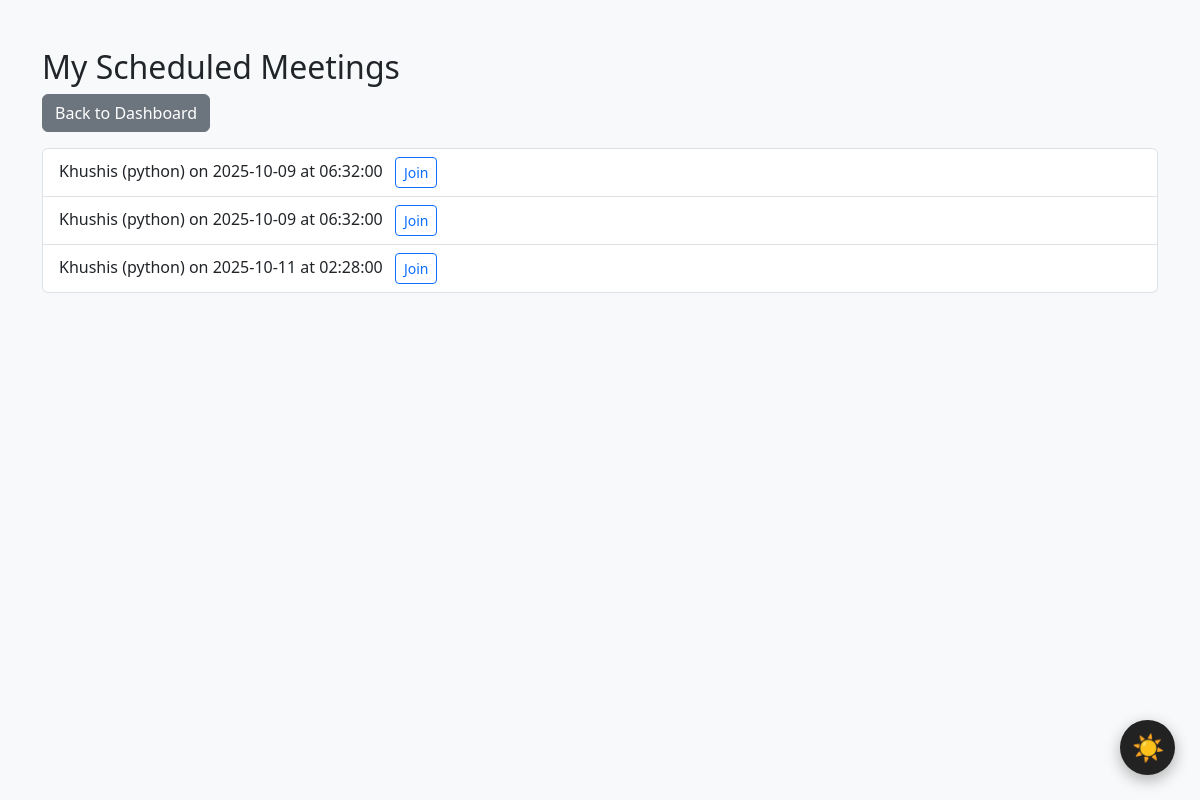
The page /my_meeting.php (signed in) on the database its author committed.
### tables this page shows
CREATE TABLE `meetings` (
  `id` int(10) UNSIGNED NOT NULL,
  `sender_id` int(10) UNSIGNED NOT NULL,
  `receiver_id` int(10) UNSIGNED NOT NULL,
  `skill` varchar(100) NOT NULL,
  `date` date NOT NULL,
  `time` time NOT NULL,
  `created_at` datetime NOT NULL DEFAULT current_timestamp()
);

CREATE TABLE `users` (
  `id` int(10) UNSIGNED NOT NULL,
  `name` varchar(150) NOT NULL,
  `email` varchar(255) NOT NULL,
  `username` varchar(100) NOT NULL,
  `password_hash` varchar(255) NOT NULL,
  `created_at` datetime NOT NULL DEFAULT current_timestamp()
);

### my_meeting.php (the view, shortened to what this page needs)
<?php
require_once 'db.php';
$user_id = $_SESSION['user_id'];
$username = $_SESSION['user_name'];
$stmt = $mysqli->prepare("
    SELECT m.*, u.username AS receiver_name
    FROM meetings m
    INNER JOIN users u ON m.receiver_id = u.id
    WHERE m.sender_id = ?
    ORDER BY m.date, m.time ASC
");
$stmt->bind_param("i", $user_id);
$stmt->execute();
$meetings = $stmt->get_result();
?>
<!DOCTYPE html>
<html lang="en">
<head>
<link href="https://cdn.jsdelivr.net/npm/bootstrap@5.3.2/dist/css/bootstrap.min.css" rel="stylesheet">
<?php include "theme.php"; ?>
</head>
<body class="bg-light">
<div class="container py-5">
    <h2>My Scheduled Meetings</h2>
    <a href="dashboard.php" class="btn btn-secondary mb-3">Back to Dashboard</a>
    <?php if($meetings->num_rows > 0): ?>
        <ul class="list-group">
            <?php while($row = $meetings->fetch_assoc()): ?>
                <li class="list-group-item">
                    <?= htmlspecialchars($row['receiver_name']) ?> (<?= htmlspecialchars($row['skill']) ?>) on <?= htmlspecialchars($row['date']) ?> at <?= htmlspecialchars($row['time']) ?>
                    <a href="https://meet.jit.si/<?= urlencode($username."_".$row['receiver_name']) ?>" target="_blank" class="btn btn-sm btn-outline-primary ms-2">Join</a>
                </li>
            <?php endwhile; ?>
        </ul>
    <?php else: ?>
        <div class="alert alert-info">No meetings scheduled yet.</div>
    <?php endif; ?>
</div>
</body>
</html>

### rows shown on the page
meetings: receiver.username "Khushis", skill "python", date "2025-10-09", time "06:32:00"
meetings: receiver.username "Khushis", skill "python", date "2025-10-09", time "06:32:00"
meetings: receiver.username "Khushis", skill "python", date "2025-10-11", time "02:28:00"
